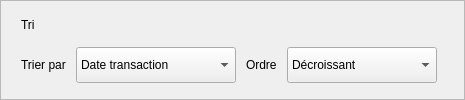
                <widget class="QFrame" name="triFrame">
                 <property name="frameShape">
                  <enum>QFrame::StyledPanel</enum>
                 </property>
                 <layout class="QVBoxLayout" name="triFrameLayout">
                  <property name="leftMargin">
                   <number>20</number>
                  </property>
                  <property name="topMargin">
                   <number>14</number>
                  </property>
                  <property name="rightMargin">
                   <number>20</number>
                  </property>
                  <property name="bottomMargin">
                   <number>16</number>
                  </property>
                  <property name="spacing">
                   <number>12</number>
                  </property>
                  <item>
                   <widget class="QLabel" name="lblTri">
                    <property name="text">
                     <string>Tri</string>
                    </property>
                   </widget>
                  </item>
                  <item>
                   <layout class="QHBoxLayout" name="triRowLayout">
                    <property name="spacing">
                     <number>10</number>
                    </property>
                    <item>
                     <widget class="QLabel" name="lblTrierPar">
                      <property name="text">
                       <string>Trier par</string>
                      </property>
                     </widget>
                    </item>
                    <item>
                     <widget class="QComboBox" name="comboTri">
                      <property name="minimumSize">
                       <size>
                        <width>160</width>
                        <height>36</height>
                       </size>
                      </property>
                      <item>
                       <property name="text">
                        <string>Date transaction</string>
                       </property>
                      </item>
                      <item>
                       <property name="text">
                        <string>Prix/kg</string>
                       </property>
                      </item>
                      <item>
                       <property name="text">
                        <string>Quantité</string>
                       </property>
                      </item>
                      <item>
                       <property name="text">
                        <string>Total</string>
                       </property>
                      </item>
                     </widget>
                    </item>
                    <item>
                     <widget class="QLabel" name="lblOrdre">
                      <property name="text">
                       <string>Ordre</string>
                      </property>
                     </widget>
                    </item>
                    <item>
                     <widget class="QComboBox" name="comboOrdre">
                      <property name="minimumSize">
                       <size>
                        <width>150</width>
                        <height>36</height>
                       </size>
                      </property>
                      <item>
                       <property name="text">
                        <string>Décroissant</string>
                       </property>
                      </item>
                      <item>
                       <property name="text">
                        <string>Croissant</string>
                       </property>
                      </item>
                     </widget>
                    </item>
                    <item>
                     <spacer name="triSpacer">
                      <property name="orientation">
                       <enum>Qt::Horizontal</enum>
                      </property>
                     </spacer>
                    </item>
                   </layout>
                  </item>
                 </layout>
                </widget>
